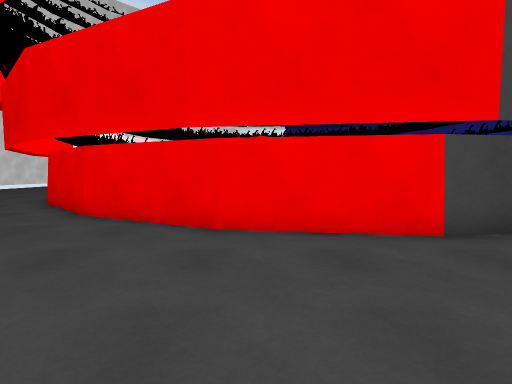
View 1 (above)

16 first-person views from a walk through a Unity game level. The camera is 1.2 m above the floor, tilts 4° down and sees 80° across. The floor is counted in squares, 1 m on a side. Each view is taken from the middle of a square. On the plan, view 1 faces up. The plan holds only what a view shows up to about 13 squares ahead; the rest is blank. The place goes on beyond the plan. Some animated figures are left out. Some surface patterns are stand-ins.

View 2
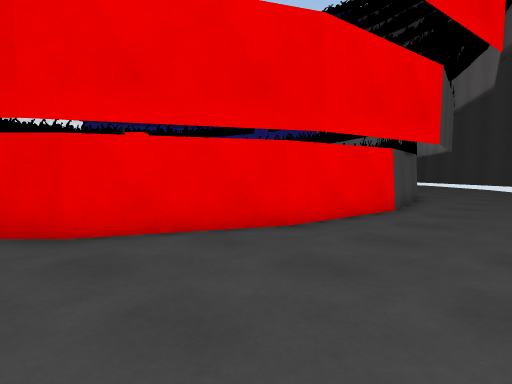

View 3
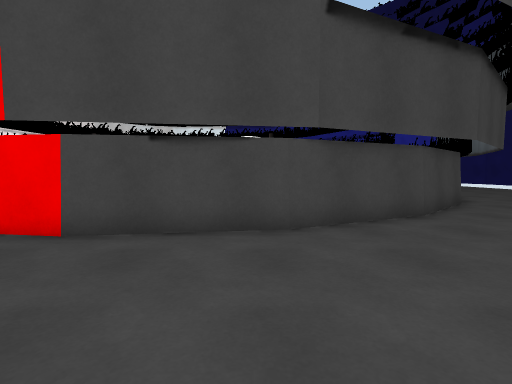

View 4
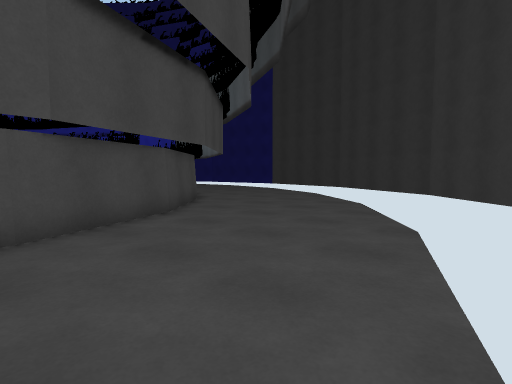

View 5
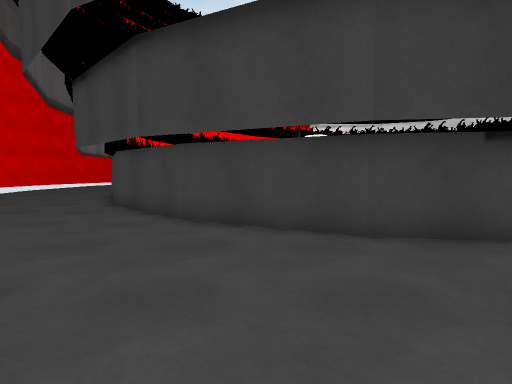

View 6
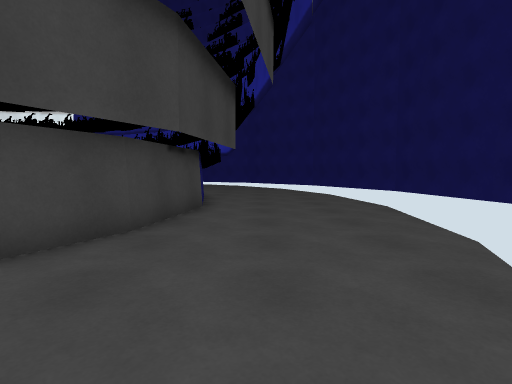

View 7
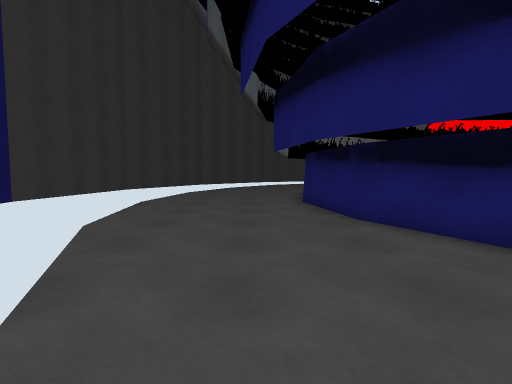

View 8
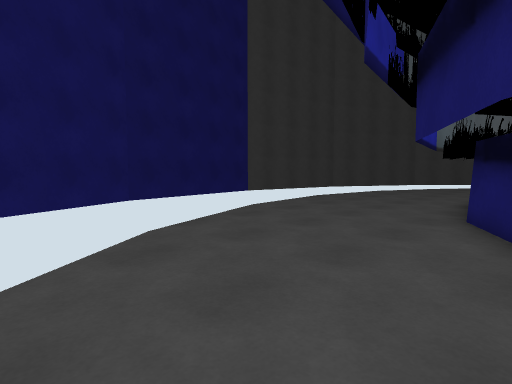

View 9
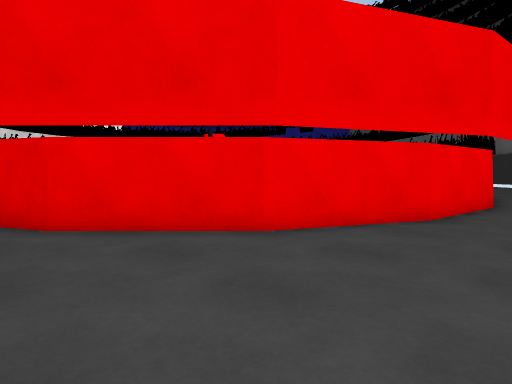

View 10
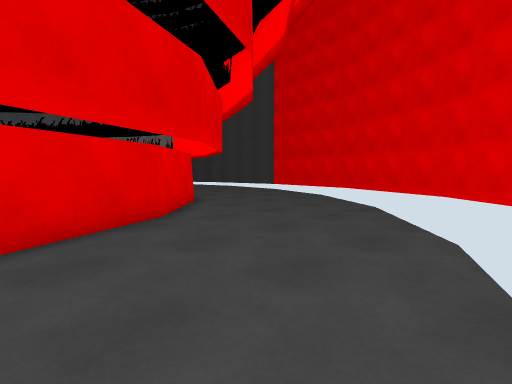

View 11
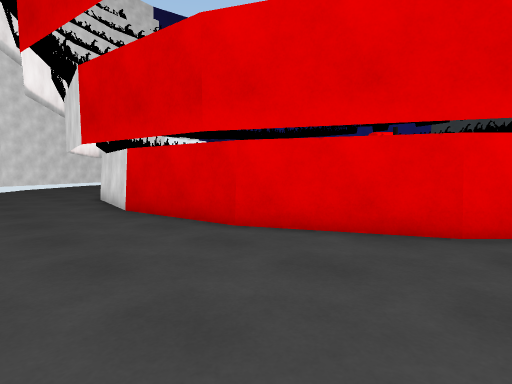

View 12
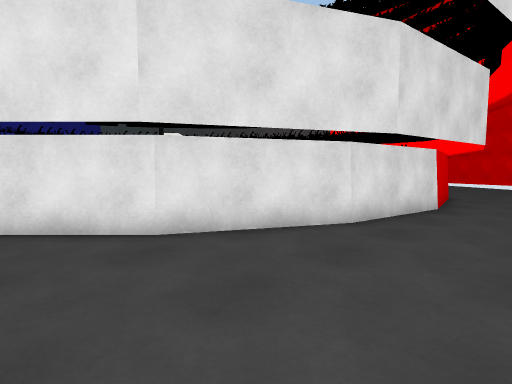

View 13
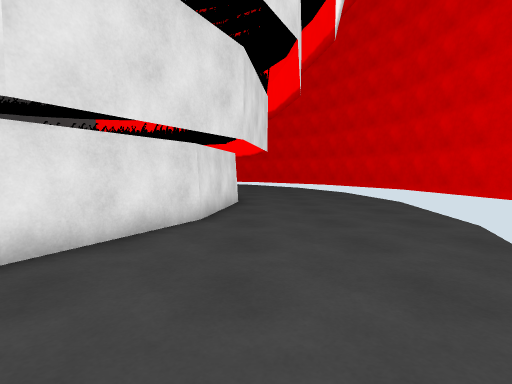

View 14
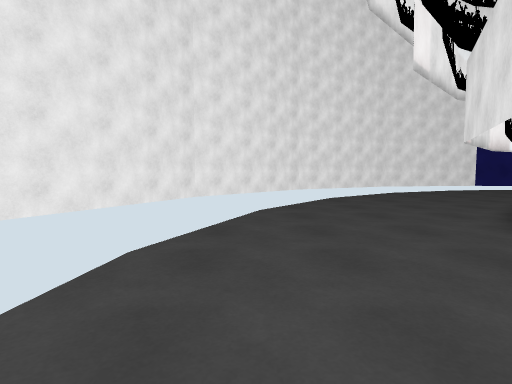

View 15
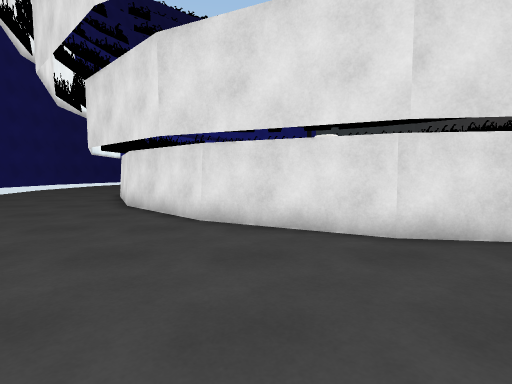

View 16
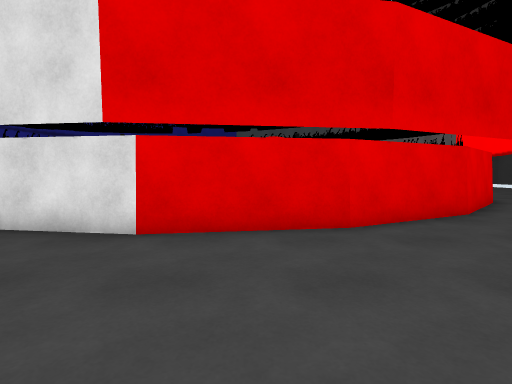

### Floor plan
Key: @ floor where view 1 was taken; # wall or solid block; . floor; = window, fence, low wall or low ledge; ^ raised ledge.
Columns run from 19 left of view 1 to 26 right of it. Each row starts with its distance up from view 1.
 33  ========.......
 32 #=======........                  . ..
 31 =======.......  ==                 ....==#====
 30 ======........#=                  ......#=====
 29 ======.......#=                   ......======
 28 =====.......#=                    .......===##
 27 =#===......#=                      ......==##=
 26   #=.......=                      = .....=##==
 25    =......#=                      ^=......#==#
 24    =......=                        = .....===
 23    =......=                        ^=.....===
 22    ......#                          =.....====
 21    ......=                          =...... #=
 20    ......=                          =......
 19    ......=                          =......
 18    ......=                          =......
 17    . ....#                          =.....=#
 16      ....#                         = .....==
 15     ......#                        = .....
 14      .....#                        =......
 13      ......#                      =.......
 12      ......#                      #......
 11      .......#                    ^.......
 10      ........#                  ^......
  9       ........#                ^.......
  8        ........#=            ^#......
  7         .........#=        ^#.........
  6         ...........##=====#...........
  5          .............  .............
  4           .........................
  3               ....................
  2              . .......  .........
  1                            ...
  0                    @      .

Where each view was taken, in squares from view 1:
view 1: 0 up, 0 right, facing up
view 2: 2 up, 6 left, facing up-right
view 3: 0 up, 7 right, facing up
view 4: 0 up, 7 right, facing up-right
view 5: 13 up, 22 right, facing left
view 6: 9 up, 19 right, facing up
view 7: 31 up, 19 right, facing down
view 8: 32 up, 15 right, facing down-right
view 9: 4 up, 9 left, facing up-right
view 10: 15 up, 15 left, facing down-right
view 11: 10 up, 14 left, facing up-right
view 12: 30 up, 13 left, facing down-right
view 13: 31 up, 11 left, facing down
view 14: 20 up, 14 left, facing up
view 15: 26 up, 15 left, facing right
view 16: 17 up, 16 left, facing right
